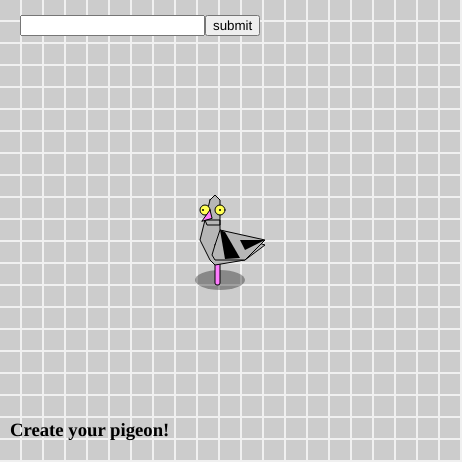
Frame 1 (no input)
Frame 60 (no input): identical to frame 1, image omitted
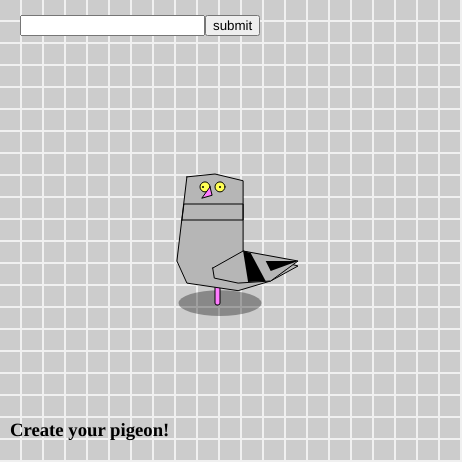
Frame 120 (the mouse pressed at the canvas centre since frame 60)

The p5.js sketch that drew these frames (run headless with seeded random() and noise() and a simulated clock; from frame 60 on, the mouse is pressed at the canvas centre):

// p5.js sketch
// ── sketch.js
let a, z;

let r;
let c;
let t;
let b;
let colors = ['#ff7cff', '#ffb89c', '#ffc091', '#ffaf7d'];
let blue = ['#85d6ae', '#777777', '#a3bef0', '#FFFFFF', '#777777'];
 let value = 0;
let d;
let tip = 0;
 


function setup() {
  createCanvas(462, 462);
  //randomizing pigeon color
  r = random(0, 255);
  c = random(colors);
  t = random(blue);
  d = random (0, 1);
  
  //making some pigeon naming things
  //reference: https://p5js.org/examples/dom-input-and-button.html
  input = createInput();
  input.position(20, 15);

  button = createButton('submit');
  button.position(input.x + input.width, 15);
  button.mousePressed(greet);

  greeting = createElement('h3', 'Create your pigeon!');
  greeting.position(10, 400);

  textAlign(LEFT);

  
  
}


function draw() {
  background(240);

  

  
 //making cool square array
push();  
  for(var i= 0; i < width; i+=22){
 for (var a= 0; a < height; a+=22){
   noStroke();
   fill("#cccccc");
   rect(i, a, 20, 20);
 }
  } 
  pop();
  

  
 //pigeon shadow  
  push();
  noStroke();
  blendMode(MULTIPLY);
    fill(170);
  ellipse(220, 280+(mouseY/10), 50+(mouseX/7), 20+(mouseY/40))  
  pop();
 

  
  //pigeon leggs
   fill(c);
  rect(215, 260+(mouseY/15), 5, 25+(mouseY/50), 2);
  if (d > 0.5) {
      console.log('positive');
    rect(225, 260+(mouseY/15), 5,(25+(mouseY/50)), 2);
} 

  



  

  
   //pigeon lego
  fill(r);
  pigeon(200, 200);
  wing(200, 200);
    fill(value);
  push();
  noStroke();
  stripe(200, 200);
  pop();
  
  push();
  fill(tip);
  noStroke();
  tipp(200, 200);
  
  pop();

  //fancy colored neck
  push();
    fill(t);
  blendMode(MULTIPLY);
  neck(200, 200);
  pop();

  
 
    //itty bitty pigeon eyes
      fill ("#FFFF55");
  ellipse(205, 210-(mouseY/10), 10, 10);
    ellipse(220, 210-(mouseY/10), 10, 10);
 //eye pupils
  push();  
  fill("#000000");
  noStroke();
  ellipse(203, 210-(mouseY/10), 2, 2);
    ellipse(220, 210-(mouseY/10), 2, 2);
  pop();
  
  //itty bitty beak
  push();
  translate(200, 220-(mouseY/10));
   fill(c);
  triangle (2, 1, 10, -10, 12, -2); 
  pop();
  
  function tipp(x, y){   
    beginShape();
     vertex(x+45+(mouseX/9), y+50+(mouseY/11));
 vertex(x+65+(mouseX/7), y+40+(mouseY/11));
    vertex(x+60+(mouseX/9), y+40+(mouseY/11));
    vertex(x+40+(mouseX/9), y+40+(mouseY/11));
  endShape(CLOSE);
  }
  
  //pigeon lego details
  function wing(x, y){
    beginShape();
    vertex(x+15-(mouseX/100), y+45+(mouseY/10));
       vertex(x+12+(mouseX/100), y+55+(mouseY/10));
     vertex(x+15+(mouseX/10), y+60+(mouseY/10));
         vertex(x+45+(mouseX/9), y+60+(mouseY/11));
 vertex(x+65+(mouseX/7), y+40+(mouseY/11));
    vertex(x+20+(mouseX/10), y+30+(mouseY/11));    
    endShape(CLOSE);    
  }
  
  function stripe(x, y){
   beginShape();
     vertex(x+25+(mouseX/10), y+59+(mouseY/10));
         vertex(x+40+(mouseX/9), y+58+(mouseY/10));
           vertex(x+25+(mouseX/9), y+32+(mouseY/11));
    vertex(x+20+(mouseX/10), y+30+(mouseY/11)); 
     endShape(CLOSE);     
  }
  
  function pigeon(x, y){   
     beginShape();
    vertex(x+10-(mouseX/10), y-(mouseY/10));
  vertex(x-(mouseX/10), y+40+(mouseY/11));
    vertex(x+10-(mouseX/10),y+60+(mouseY/10));
    vertex(x+15+(mouseX/10), y+65+(mouseY/9));
    vertex(x+45+(mouseX/9), y+60+(mouseY/11));
  vertex(x+65+(mouseX/7), y+45+(mouseY/11));
  vertex(x+20+(mouseX/10), y+30+(mouseY/11));
     vertex(x+20+(mouseX/10), y-(mouseY/12));
  vertex(x+15, y-5-(mouseY/11));
  endShape(CLOSE);   
  }
  
  function neck(x, y){
      beginShape();
     vertex(x+5-(mouseX/10), y+20);
    vertex(x+7-(mouseX/10), y+25-(mouseY/11));
     vertex(x+20+(mouseX/10), y+25-(mouseY/11));
       vertex(x+20+(mouseX/10), y+20);
        endShape(CLOSE);    
  }  
}


 //changing stripe color
function mouseClicked() {
  if (value === 0) {
    value = r;
  } else {
    value = 0;
  }
}

//making pigeon name function 
function greet() {
  const name = input.value();
  greeting.html('Your pigeons name is ' + name + '!');
  input.value('');



}

function keyPressed(BACKSPACE) {
  if (tip === 0) {
    tip = r;
  } else {
    tip = 0;
  }
}


  
